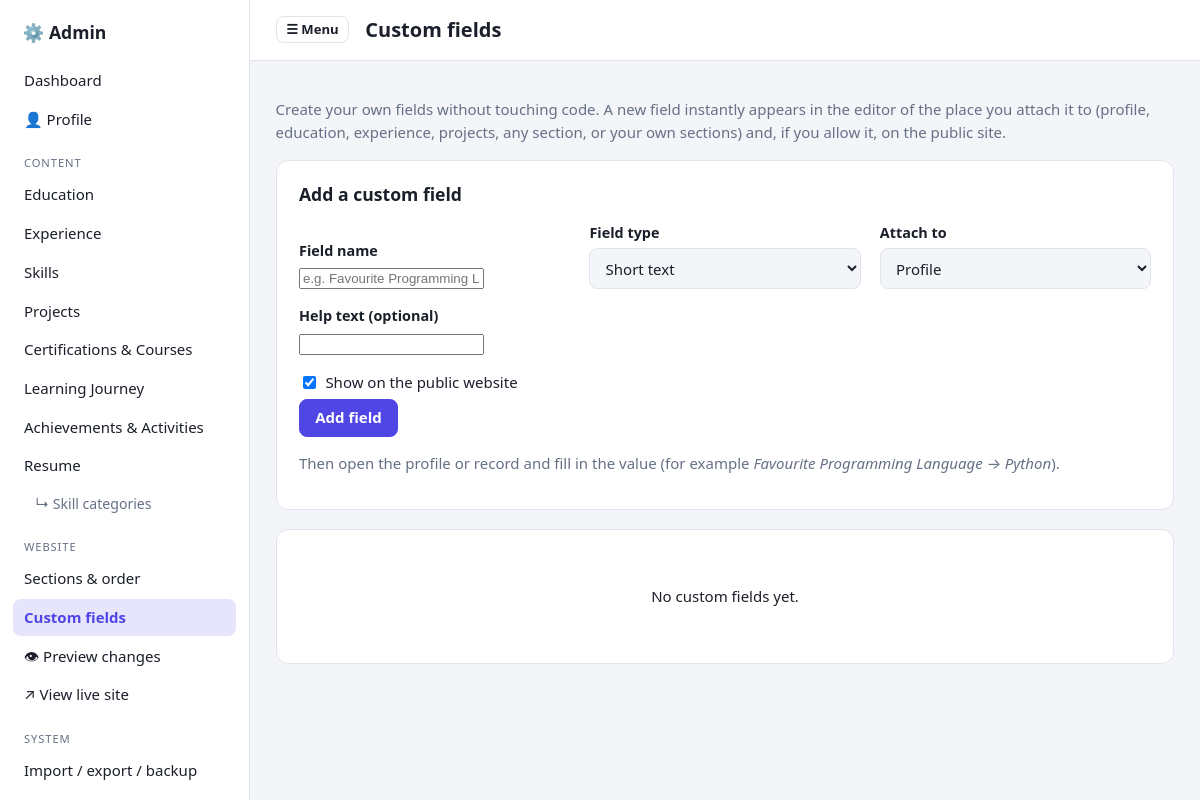
The page /admin/fields (signed in) on the database its author committed.
### tables this page shows
CREATE TABLE site_sections (
    key      TEXT PRIMARY KEY,
    title    TEXT NOT NULL,
    intro    TEXT NOT NULL DEFAULT '',
    kind     TEXT NOT NULL DEFAULT 'builtin',
    visible  INTEGER NOT NULL DEFAULT 1,
    position INTEGER NOT NULL DEFAULT 0,
    layout   TEXT NOT NULL DEFAULT 'cards'
);

### admin.py (the view, shortened to what this page needs)
@bp.route("/fields", methods=["GET", "POST"])
@login_required
def fields():
    conn = db.get_db()
    targets = all_targets()
    valid_targets = {k for k, _ in targets}
    rows = [dict(r, options=db.jload(r["options"], []))
            for r in conn.execute("SELECT * FROM custom_fields ORDER BY target, position, id")]
    return render_template("admin/fields.html", rows=rows, targets=targets, types=CUSTOM_TYPES,
                           target_names=dict(targets), selected=request.args.get("target", "profile"))

### admin.py (called while the page is built)
def password_set():
    return bool(db.get_setting("admin_password"))

def login_required(view):
    @wraps(view)
    def wrapped(*a, **kw):
        if not password_set():
            return redirect(url_for("admin.setup"))
        if not session.get("admin"):
            return redirect(url_for("admin.login", next=request.path))
        return view(*a, **kw)
    return wrapped

def nav_sections():
    out = []
    for s in db.site_sections():
        if s["kind"] == "profile":
            continue
        out.append(s)
    return out

@bp.context_processor
def admin_ctx():
    return {"nav_sections": nav_sections() if session.get("admin") else []}

### db.py (called while the page is built)
def connect(path):
    conn = sqlite3.connect(path, timeout=15)
    conn.row_factory = sqlite3.Row
    conn.execute("PRAGMA foreign_keys=ON")
    return conn

def get_db():
    if "db" not in g:
        g.db = connect(current_app.config["DB_PATH"])
    return g.db

def get_setting(key, default=""):
    row = get_db().execute("SELECT value FROM settings WHERE key=?", (key,)).fetchone()
    return row["value"] if row and row["value"] is not None else default

def all_settings():
    return {r["key"]: r["value"] for r in get_db().execute("SELECT key,value FROM settings")}

def site_sections(visible_only=False):
    sql = "SELECT * FROM site_sections"
    if visible_only:
        sql += " WHERE visible=1"
    sql += " ORDER BY position, key"
    return [dict(r) for r in get_db().execute(sql)]

### schema.py (called while the page is built)
def all_targets():
    targets = [("profile", "Profile")]
    for s in get_db().execute("SELECT key,title,kind FROM site_sections ORDER BY position"):
        if s["kind"] == "profile":
            continue
        targets.append((s["key"], s["title"]))
    return targets

### templates/admin/fields.html (shortened to what this page needs)
{% extends "admin/base.html" %}
{% block title %}Custom fields{% endblock %}
{% block content %}
<p class="muted">Create your own fields without touching code. A new field instantly appears in the editor of the place you attach it to (profile, education, experience, projects, any section, or your own sections) and, if you allow it, on the public site.</p>
<section class="card">
  <h2>Add a custom field</h2>
  <form method="post" class="grid-form">
    <div class="field"><label>Field name</label><input name="label" required maxlength="120" placeholder="e.g. Favourite Programming Language"></div>
    <div class="field"><label>Field type</label>
      <select name="type" id="cf-type">{% for k, l in types %}<option value="{{ k }}">{{ l }}</option>{% endfor %}</select></div>
    <div class="field"><label>Attach to</label>
      <select name="target">{% for k, l in targets %}<option value="{{ k }}" {{ 'selected' if k == selected }}>{{ l }}</option>{% endfor %}</select></div>
    <div class="field wide"><label>Help text (optional)</label><input name="help" maxlength="300"></div>
    <label class="check"><input type="checkbox" name="show_public" value="1" checked> Show on the public website</label>
    <div><button class="btn primary" type="submit">Add field</button></div>
  </form>
  <p class="muted">Then open the profile or record and fill in the value (for example <em>Favourite Programming Language → Python</em>).</p>
</section>
{% if not rows %}<div class="card empty"><p>No custom fields yet.</p></div>{% endif %}
{% endblock %}

### templates/admin/base.html (shortened to what this page needs)
<!doctype html>
<html lang="en">
<head>
  <link rel="stylesheet" href="{{ url_for('static', filename='css/admin.css') }}">
</head>
<body class="admin">
{% if is_admin %}
<div class="shell">
  <aside class="side" id="side">
    <div class="brand"><a href="{{ url_for('admin.dashboard') }}">⚙️ Admin</a></div>
    <nav>
      <a href="{{ url_for('admin.dashboard') }}" class="{{ 'on' if request.endpoint == 'admin.dashboard' }}">Dashboard</a>
      <a href="{{ url_for('admin.profile') }}" class="{{ 'on' if request.endpoint == 'admin.profile' }}">👤 Profile</a>
      <div class="group">Content</div>
      {% for s in nav_sections %}
        <a href="{{ url_for('admin.section_list', key=s.key) }}" class="{{ 'on' if request.view_args and request.view_args.get('key') == s.key }}">
          {{ s.title }}{% if not s.visible %} <span class="pill">hidden</span>{% endif %}</a>
      {% endfor %}
      <a href="{{ url_for('admin.section_list', key='skill_categories') }}" class="sub {{ 'on' if request.view_args and request.view_args.get('key') == 'skill_categories' }}">↳ Skill categories</a>
      <div class="group">Website</div>
      <a href="{{ url_for('admin.sections') }}" class="{{ 'on' if request.endpoint == 'admin.sections' }}">Sections &amp; order</a>
      <a href="{{ url_for('admin.fields') }}" class="{{ 'on' if request.endpoint == 'admin.fields' }}">Custom fields</a>
      <a href="{{ url_for('admin.preview') }}">👁 Preview changes</a>
      <a href="{{ url_for('public.index') }}" target="_blank">↗ View live site</a>
      <div class="group">System</div>
      <a href="{{ url_for('admin.data_page') }}" class="{{ 'on' if request.endpoint == 'admin.data_page' }}">Import / export / backup</a>
      <a href="{{ url_for('admin.settings_page') }}" class="{{ 'on' if request.endpoint == 'admin.settings_page' }}">Settings</a>
    </nav>
  </aside>
  <div class="main">
    <header class="top">
      <button class="btn ghost small menu" type="button" onclick="document.getElementById('side').classList.toggle('open')">☰ Menu</button>
      <h1>{% block heading %}{{ self.title() }}{% endblock %}</h1>
    </header>
    <main class="content">
      {% block content %}{% endblock %}
    </main>
  </div>
</div>
{% endif %}
</body>
</html>

### static/css/admin.css (style rules this page uses)
:root { --bg:#f4f5f9;--panel:#fff;--fg:#1b1f2a;--muted:#667085;--line:#e1e4ec;--accent:#4f46e5;--danger:#dc2626;--ok:#059669;--warn:#d97706 }
* { box-sizing:border-box }
body.admin { margin:0;background:var(--bg);color:var(--fg);font:15px/1.55 system-ui,-apple-system,"Segoe UI",Roboto,sans-serif }
a { color:var(--accent) }
.muted { color:var(--muted) }
.shell { display:grid;grid-template-columns:250px 1fr;min-height:100vh }
.side { background:var(--panel);border-right:1px solid var(--line);padding:1rem .8rem;position:sticky;top:0;height:100vh;overflow:auto;display:flex;flex-direction:column }
.brand { font-weight:700;font-size:1.1rem;padding:.2rem .6rem 1rem }
.brand a { text-decoration:none;color:var(--fg) }
.side nav { display:flex;flex-direction:column;gap:2px;flex:1 }
.side nav a { padding:.42rem .7rem;border-radius:8px;text-decoration:none;color:var(--fg) }
.side nav a.on { background:color-mix(in srgb,var(--accent) 14%,transparent);color:var(--accent);font-weight:600 }
.side nav a.sub { padding-left:1.4rem;font-size:.88rem;color:var(--muted) }
.group { font-size:.7rem;text-transform:uppercase;letter-spacing:.08em;color:var(--muted);padding:.9rem .7rem .2rem }
.main { min-width:0 }
.top { display:flex;align-items:center;gap:1rem;padding:.9rem 1.6rem;border-bottom:1px solid var(--line);background:var(--panel);flex-wrap:wrap;position:sticky;top:0;z-index:5 }
.top h1 { font-size:1.25rem;margin:0;flex:1 }
.menu { display:none }
.content { padding:1.4rem 1.6rem 5rem;max-width:1100px }
.card { background:var(--panel);border:1px solid var(--line);border-radius:12px;padding:1.2rem 1.4rem;margin-bottom:1.2rem }
.card h2 { margin:.1rem 0 .8rem;font-size:1.1rem }
.card.empty { text-align:center;padding:2.5rem }
.btn { display:inline-block;padding:.5rem .95rem;border-radius:8px;border:1px solid var(--line);background:var(--panel);color:var(--fg);cursor:pointer;text-decoration:none;font:inherit;font-weight:600;line-height:1.3 }
.btn.primary { background:var(--accent);border-color:var(--accent);color:#fff }
.btn.ghost { background:transparent }
.btn.small { padding:.25rem .6rem;font-size:.82rem }
.field { margin-bottom:1rem;min-width:0 }
.field label,label.lbl { display:block;font-weight:600;margin-bottom:.25rem;font-size:.9rem }
input[type=text],input[type=email],input[type=tel],input[type=number],input[type=date],input[type=password],select,textarea { width:100%;padding:.55rem .7rem;border:1px solid var(--line);border-radius:8px;background:var(--bg);color:var(--fg);font:inherit }
.check { display:inline-flex;align-items:center;gap:.4rem;font-weight:400!important;margin:0 .8rem .3rem 0;cursor:pointer }
.grid-form { display:grid;grid-template-columns:repeat(auto-fit,minmax(240px,1fr));gap:0 1.2rem;align-items:end }
.grid-form .wide,.grid-form .row,.grid-form>div:last-child { grid-column:1/-1 }

### rows shown on the page
site_sections: title "Education"
site_sections: title "Experience"
site_sections: title "Skills"
site_sections: title "Projects"
site_sections: title "Certifications & Courses"
site_sections: title "Learning Journey"
site_sections: title "Achievements & Activities"
site_sections: title "Resume"

### other values the page prints
form field type "Short text"
form field target "Profile"
